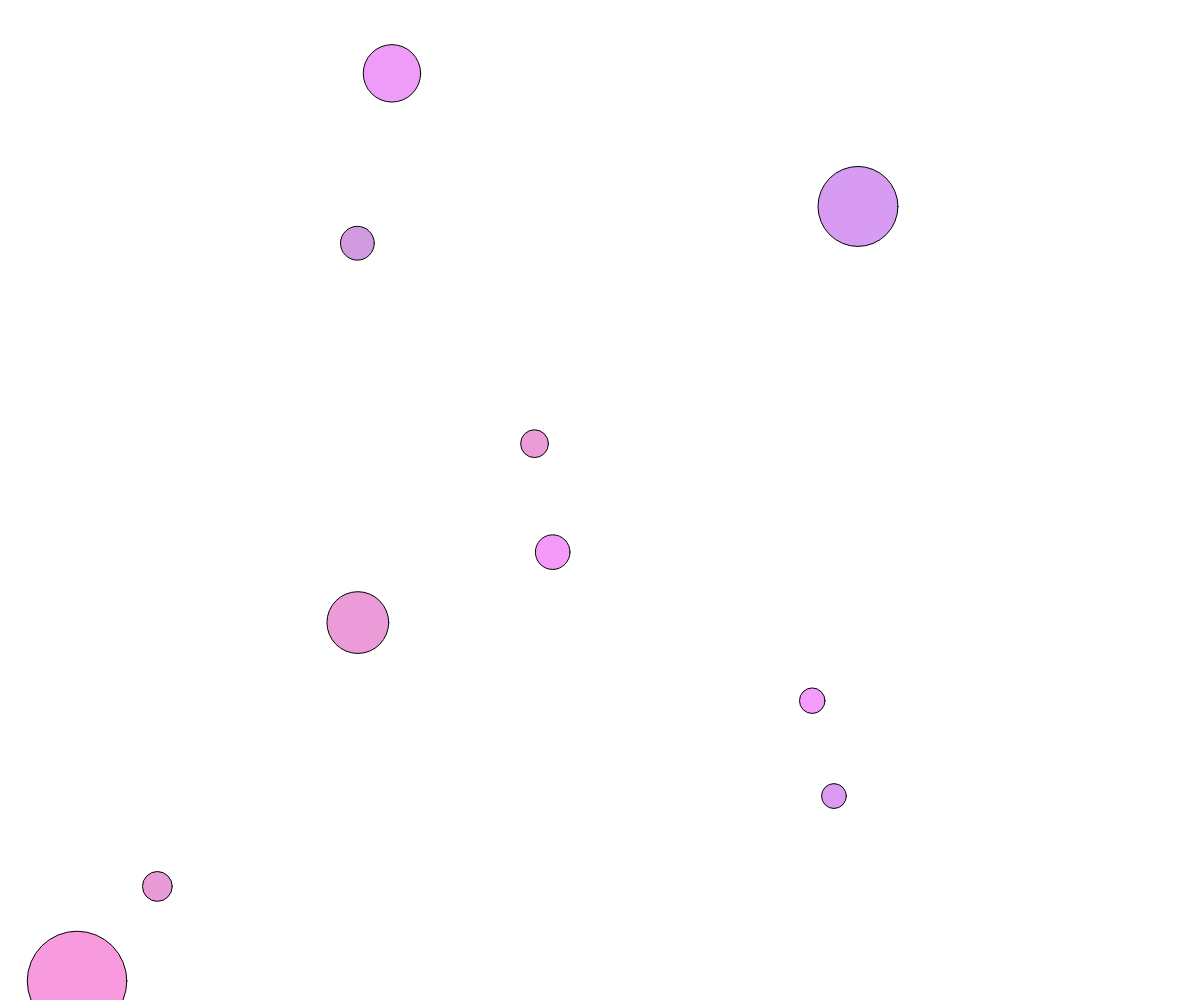
Frame 1 (no input)
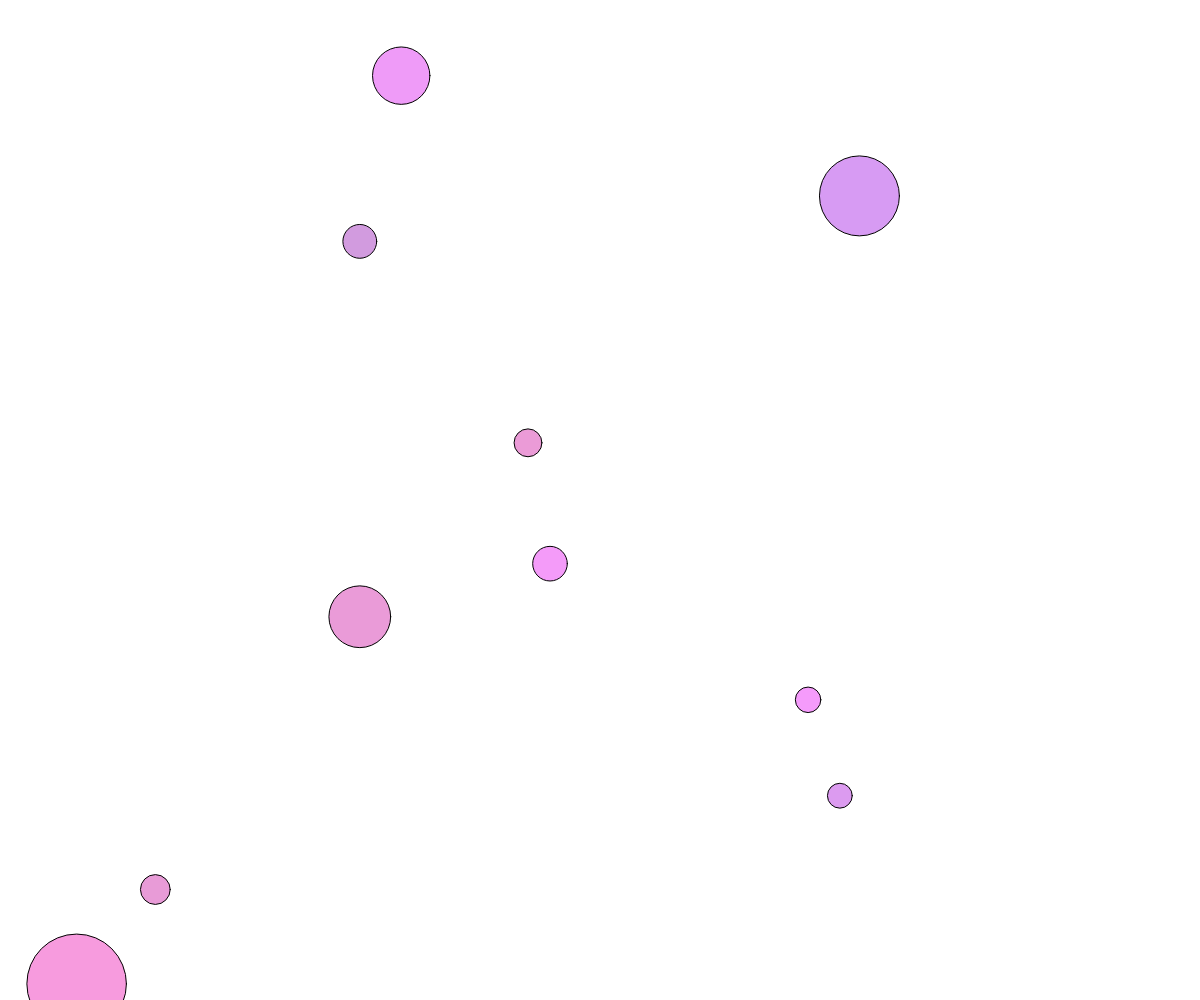
Frame 60 (no input)
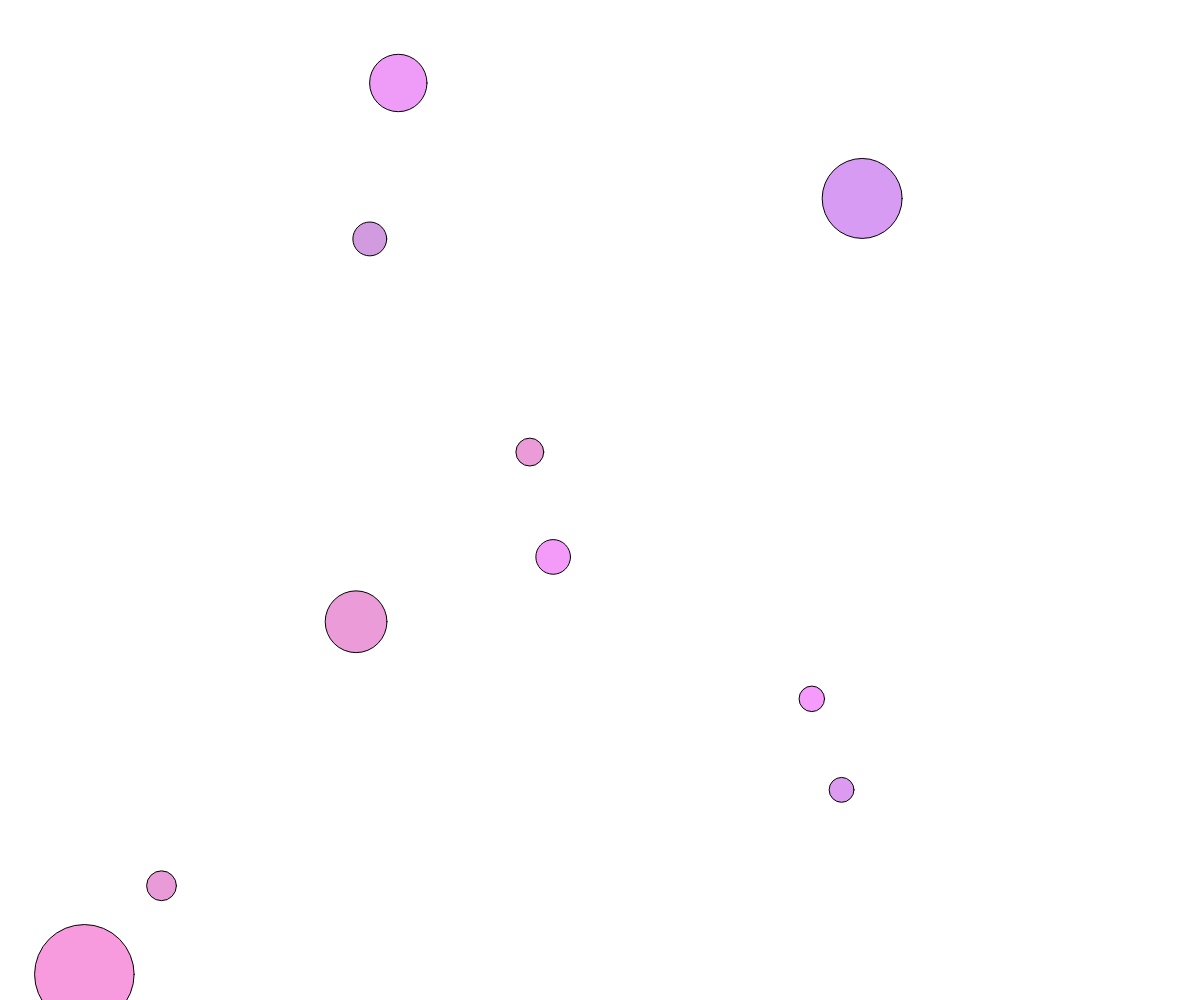
Frame 120 (the mouse pressed at the canvas centre since frame 60)

The p5.js sketch that drew these frames (run headless with seeded random() and noise() and a simulated clock; from frame 60 on, the mouse is pressed at the canvas centre):

// p5.js sketch
// ── sketch.js
let cell_array = [];

function setup(){
  createCanvas(windowWidth, windowHeight);

  for(let i = 0; i< 10; i++){
    cell_array.push(new Cell());
  }
}

function draw(){
  background(255);
`//TODO -> create force when divided`
  for(let i = 0; i < cell_array.length; i++){
    cell_array[i].move();
    cell_array[i].show();
  }
}


function mousePressed(){
  for(let i = cell_array.length-1; i >= 0; i--){
    if( cell_array[i].clicked(mouseX, mouseY)){
      let newCells = cell_array[i].mitosis();
      cell_array = cell_array.concat(newCells);
      cell_array.splice(i, 1);
      break;
    }
  }
}

// ── cell.js
class Cell{
  constructor(pos, r, c){
    let new_pos;
    if(pos)
      new_pos = pos.copy();

    this.pos = new_pos || createVector(random(width), random(height));
    this.r = r * 0.5 || random(20, 100);
    this.c = c || color(random(100,255), 0, random(100,255), 100);
  }

  move(){
    let velocity = p5.Vector.random2D();
    this.pos.add(velocity);
  }

  show(){
    fill(this.c);
    stroke(0);
    ellipse(this.pos.x, this.pos.y, this.r);
  }

  clicked(x, y){
    var distance = dist(this.pos.x, this.pos.y, x, y);
    return (distance < this.r);
  }

  mitosis(){
    let newCells = [];
    newCells[0] = new Cell(this.pos, this.r);
    newCells[1] = new Cell(this.pos, this.r);
    return newCells;
  }
}
